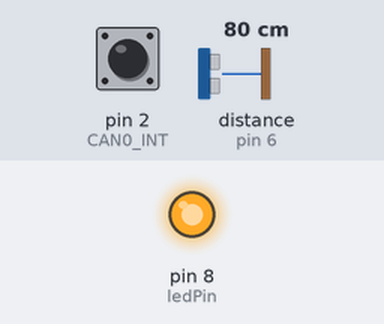
Bench run of a sketch on a simulated Arduino Uno, built with avr-gcc and run on an emulated ATmega328P. Shown: output pins drawn as LEDs (lit = HIGH). Wiring (inferred from the names in the program): ultrasonic range finder: trigger pin 7; echo pin 6. The test bench sets the inputs (shaded band); at power-on: pin 2 (CAN0_INT) HIGH, distance to the obstacle (sensor on pin 6) 80 cm. The echo pulse lasts 58.3 µs per cm; pins used as bus, display or sensor lines are not drawn; what the sketch prints to the serial monitor is not drawn.

Above: at 1.2 s.
1.3 s: pin 2 (CAN0_INT) driven LOW
At 2.7 s:
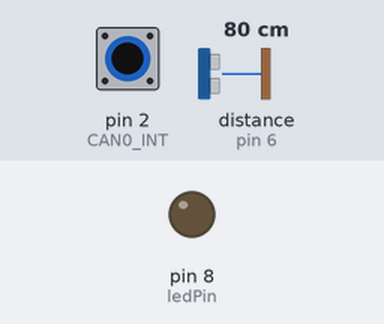
3.0 s: distance to the obstacle (sensor on pin 6) set to 2 cm
5.2 s: distance to the obstacle (sensor on pin 6) set to 4 cm
7.2 s: pin 2 (CAN0_INT) driven HIGH
8.7 s: pin 2 (CAN0_INT) pulsed LOW 2 times (0.12 s each, 0.3 s apart)
10.8 s: pin 2 (CAN0_INT) pulsed LOW 5 times (0.12 s each, 0.3 s apart)
Timing chart, 0 to 13.8 s (numbered marks = the images above; inputs shaded):
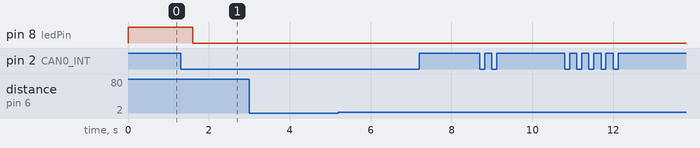

The sketch:

untrasonic.ino
```cpp
#include <mcp_can.h>
#include <SPI.h>

long unsigned int rxId;
unsigned char len = 8;
unsigned char rxBuf[8];
unsigned char data[8];

#define CAN0_INT 2                              // Set INT to pin 2
MCP_CAN CAN0(10);                               // Set CS to pin 10


// FOR ULTRASONIC
const int pingPin = 7; // Trigger Pin of Ultrasonic Sensor
const int echoPin = 6; // Echo Pin of Ultrasonic Sensor
float cm_between_sensors = 2.50;
float cm_from_center_to_sensors = cm_between_sensors / 2;
long speed_of_sound_in_cm_per_sec = 34326;
int picN = 100;

// FOR LED
const int ledPin = 8;


void setup() {
  Serial.begin(9600);

  pinMode(ledPin,OUTPUT);
  digitalWrite(ledPin, 1);

  // Initialize MCP2515 running at 16MHz with a baudrate of 500kb/s and the masks and filters disabled.
  if(CAN0.begin(MCP_ANY, CAN_500KBPS, MCP_16MHZ) == CAN_OK)
    Serial.println("MCP2515 Initialized Successfully!");
  else
    Serial.println("Error Initializing MCP2515...");

  CAN0.setMode(MCP_NORMAL);                     // Set operation mode to normal so the MCP2515 sends acks to received data.

  pinMode(CAN0_INT, INPUT);                            // Configuring pin for /INT input

  pinMode(pingPin, OUTPUT);
  pinMode(echoPin, INPUT);
}

void loop() {

  // ..... measure distance .....
  unsigned long duration;
  double distance;
  double sum = 0;
  int i = 0;
  while (i < picN) {
    digitalWrite(pingPin, LOW);
    delayMicroseconds(2);
    digitalWrite(pingPin, HIGH);
    delayMicroseconds(10);
    digitalWrite(pingPin, LOW);
    duration = pulseIn(echoPin, HIGH);
    if(duration > 0 & duration < 32767){
      sum=sum+duration;
      i++;
    }
  }

  duration = sum / picN;
  distance = sqrt(pow(duration * speed_of_sound_in_cm_per_sec / 1000000 / 2,2)- pow(cm_from_center_to_sensors,2));
   //distance = duration /  29 / 2;
   //Serial.print("Measured Duration: ");
   //Serial.println(duration);
   //Serial.print("Measured Distance: ");
   //Serial.println(distance);

   // SEND DISTANCE
   //this will be cm to object to eight significant digits
   memcpy(&data, &distance, 8);
   byte sndStat = CAN0.sendMsgBuf(0x100, 0, 8, data);
   //Serial.print("Sent Distance");

  // RECEIVE IF MESSAGE AVAILABLE
  if(!digitalRead(CAN0_INT))                         // If CAN0_INT pin is low, read receive buffer
  {
    CAN0.readMsgBuf(&rxId, &len, rxBuf);      // Read data: len = data length, buf = data byte(s)
    unsigned char j[8];
    memcpy(j, rxBuf, 8);
    Serial.print("Received on CAN");
    //Serial.println(*j);
    //Serial.println(*rxBuf);
    if(*j == '1'){
      //Serial.print("Got 1");
      digitalWrite(ledPin, 1);
    } else {digitalWrite(ledPin, 0);}
  }
  delay(25);
}
```

Measured:
- after the input at 1.3 s, pin 8 (ledPin): HIGH → LOW after 0.30 s
- after the input at 3.0 s, every drawn part: stays the same
- after the input at 5.2 s, every drawn part: stays the same
- after the input at 7.2 s, every drawn part: stays the same
- after the input at 8.7 s, every drawn part: stays the same
- after the input at 10.8 s, every drawn part: stays the same
